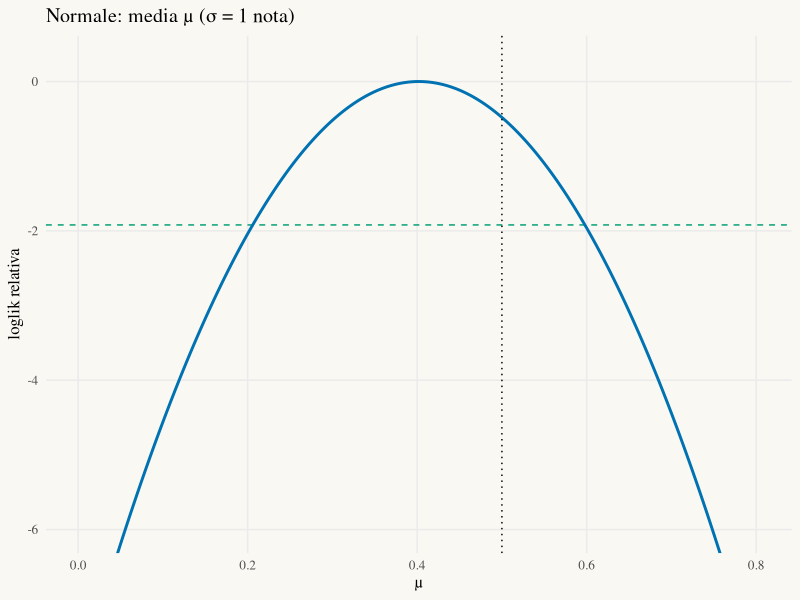
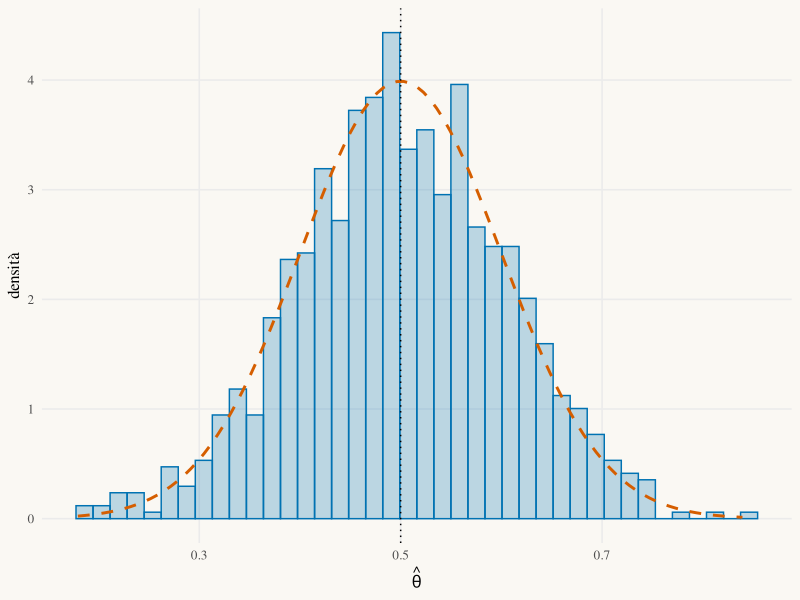

These charts were generated, in order, by the following R code:
# ───────────────────────────────────────────────────────────────
# StatAtlas · Lab 07 — Verosimiglianza: Normale: media μ (σ = 1 nota)
# Con R ≥ 4.1 e lo stesso seed si ottengono gli stessi campioni di StatAtlas.
# ───────────────────────────────────────────────────────────────
library(tidyverse)

set.seed(2026)
theta <- 0.5; n <- 100; B <- 1000

# Log-verosimiglianza, score, informazione osservata e stima ML (t = parametro)
loglik <- function(t, x) -0.5 * sum((x - t)^2)
score  <- function(t, x) sum(x - t)
J      <- function(t, x) length(x)
mle    <- function(x) mean(x)

sim <- tibble(replica = seq_len(B)) |>
  mutate(x = map(replica, \(r) rnorm(n, mean = theta, sd = 1)),
         stima = map_dbl(x, mle),
         U     = map_dbl(x, \(x) score(theta, x)),
         Jt    = map_dbl(x, \(x) J(theta, x)),
         wald  = map2_lgl(x, stima, \(x, s) abs(s - theta) <= 1.96 / sqrt(J(s, x))))

# Identità di Bartlett: E[U] = 0, Var[U] = E[J] = n I(theta)
sim |> summarise(media_U = mean(U), var_U = var(U), media_J = mean(Jt),
                 media_stima = mean(stima), var_stima = var(stima), copertura_wald = mean(wald))
c(n_I = 100, cramer_rao = 0.01)

theme_statatlas <- function(base_size = 12) {
  theme_minimal(base_size = base_size, base_family = "serif") +
    theme(panel.grid.minor = element_blank(), legend.position = "top",
          plot.background = element_rect(fill = "#FAF8F3", colour = NA))
}

# Log-verosimiglianza relativa del primo campione
x1 <- sim$x[[1]]; s1 <- mle(x1)
tibble(t = seq(s1 - 4 / sqrt(n * 1), s1 + 4 / sqrt(n * 1), length.out = 400)) |>
  mutate(rel = map_dbl(t, \(t) loglik(t, x1)) - loglik(s1, x1),
         quad = -0.5 * J(s1, x1) * (t - s1)^2) |>
  ggplot(aes(t)) +
  geom_hline(yintercept = -qchisq(0.95, 1) / 2, linetype = "dashed", colour = "#009E73") +
  geom_line(aes(y = quad), linetype = "dashed", colour = "#D55E00") +
  geom_line(aes(y = rel), colour = "#0072B2", linewidth = 1) +
  geom_vline(xintercept = theta, linetype = "dotted") +
  coord_cartesian(ylim = c(-6, 0.3)) +
  labs(x = "μ", y = "loglik relativa", title = "Normale: media μ (σ = 1 nota)") +
  theme_statatlas()

# Distribuzione campionaria della stima con la normale asintotica
ggplot(sim, aes(stima)) +
  geom_histogram(aes(y = after_stat(density)), bins = 40, fill = "#0072B2", alpha = 0.25, colour = "#0072B2") +
  stat_function(fun = dnorm, args = list(mean = theta, sd = 1 / sqrt(n * 1)), linetype = "dashed", colour = "#D55E00", linewidth = 1) +
  geom_vline(xintercept = theta, linetype = "dotted") +
  labs(x = expression(hat(theta)), y = "densità") +
  theme_statatlas()
